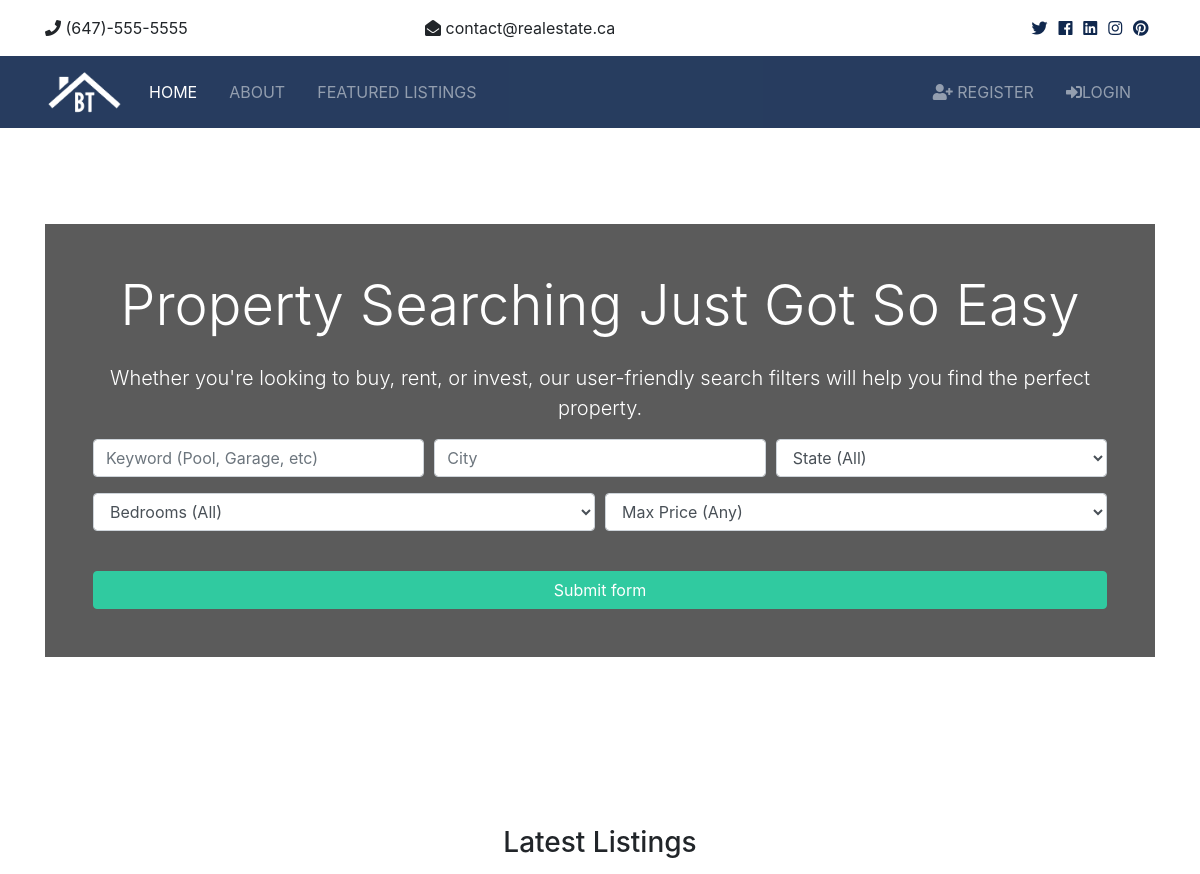
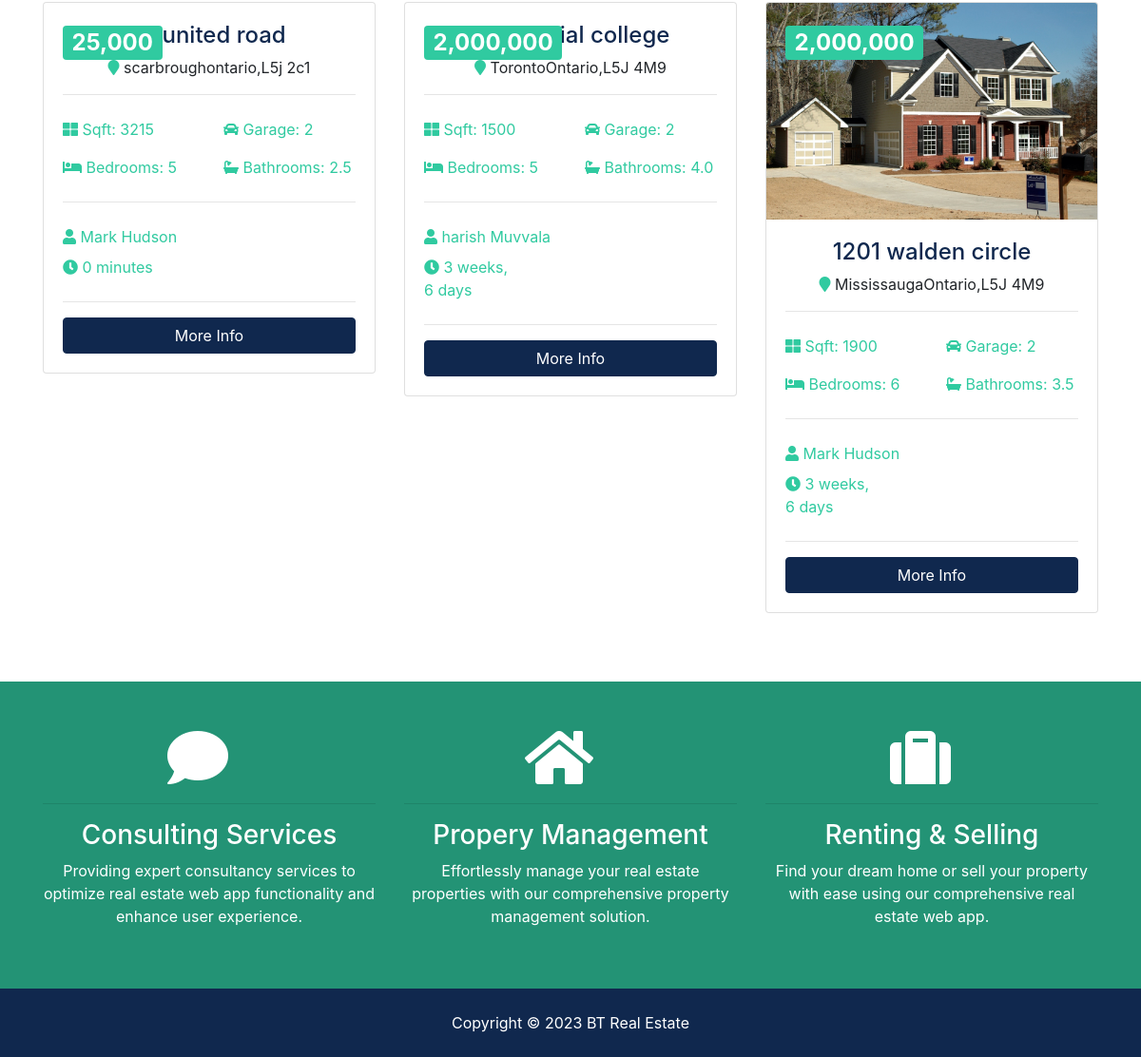
The page / on the database its author committed (2 pictures, top to bottom).
### listings/models.py (models this page shows, shortened)
class Listings(models.Model):
    realtor = models.ForeignKey(Realtor, on_delete=models.DO_NOTHING)
    title = models.CharField(max_length=200)
    city = models.CharField(max_length=100)
    state = models.CharField(max_length=50)
    zipcode = models.CharField(max_length=10)
    description = models.TextField()
    bedrooms = models.IntegerField()
    bathrooms = models.DecimalField(max_digits=2, decimal_places=1)
    garage = models.IntegerField(default=0)
    sqft = models.IntegerField()
    lot_size = models.DecimalField(max_digits=5, decimal_places=2)
    price = models.IntegerField(default=False)
    is_published = models.BooleanField(default=True)
    list_date = models.DateTimeField(default=datetime.now)
    photo_main = models.ImageField(upload_to='photos/%y/%m/%d')
    photo_1 = models.ImageField(upload_to='photos/%y/%m/%d', blank=True)
    photo_2 = models.ImageField(upload_to='photos/%y/%m/%d', blank=True)
    photo_3 = models.ImageField(upload_to='photos/%y/%m/%d', blank=True)
    photo_4 = models.ImageField(upload_to='photos/%y/%m/%d', blank=True)
    photo_5 = models.ImageField(upload_to='photos/%y/%m/%d', blank=True)
    photo_6 = models.ImageField(upload_to='photos/%y/%m/%d', blank=True)

### realtors/models.py (models this page shows)
class Realtor(models.Model):
    name=models.CharField(max_length=200)
    photo=models.ImageField(upload_to='photos/%y/%m/%d')
    discription=models.TextField()
    email=models.EmailField()
    phone=models.CharField(max_length=15)
    is_mvp=models.BooleanField(default=False)
    hire_date=models.DateTimeField(default=datetime.now)
    def __str__(self):
        return self.name

### pages/views.py (the view)
# urls.py: path('', views.home,name='home'),
def home(request):
    listings=Listings.objects.all().order_by('-list_date')[:3]
    context={'listings':listings,
             "state_choices":state_choices,
             "bedroom_choices":bedroom_choices,
             "price_choice":price_choice
             }
    return render(request,'pages/home.html',context)

### templates/pages/home.html (shortened to what this page needs)
{% extends 'pages/base.html' %}
{% load static %}
{% load humanize %}
{% block content%}
  <section id="showcase">
    <div class="container text-center">
      <div class="home-search p-5">
        <div class="overlay p-5">
          <h1 class="display-4 mb-4">
            Property Searching Just Got So Easy
          </h1>
          <p class="lead">Whether you're looking to buy, rent, or invest, our user-friendly search filters will help you find the perfect property.</p>
          <div class="search">
            <form action="{% url 'search'%}">
              <div class="form-row">
                <div class="col-md-4 mb-3">
                  <input type="text" name="keywords" class="form-control" placeholder="Keyword (Pool, Garage, etc)">
                </div>
                <div class="col-md-4 mb-3">
                  <input type="text" name="city" class="form-control" placeholder="City">
                </div>
                <div class="col-md-4 mb-3">
                  <select name="state" class="form-control">
                    <option selected="true" disabled="disabled">State (All)</option>
                  </select>
                </div>
              </div>
              <div class="form-row">
                <div class="col-md-6 mb-3">
                  <select name="bedrooms" class="form-control">
                    <option selected="true" disabled="disabled">Bedrooms (All)</option>
                  </select>
                </div>
                    <div class="col-md-6 mb-3">
                      <select name="price" class="form-control" id="type">
                        <option selected="true" disabled="disabled">Max Price (Any)</option>
                      </select>
                    </div>
                </div>
              <button class="btn btn-secondary btn-block mt-4" type="submit">Submit form</button>
            </form>
          </div>
        </div>
      </div>
    </div>
  </section>
  <section id="listings" class="py-5">
    <div class="container">
      <h3 class="text-center mb-3">Latest Listings</h3>
      <div class="row">
        {% for listing in listings %}
        <div class="col-md-6 col-lg-4 mb-4">
          <div class="card listing-preview">
            <img class="card-img-top" src={{listing.photo_main.url}} alt="">
            <div class="card-img-overlay">
              <h2>
                <span class="badge badge-secondary text-white">{{listing.price|intcomma}}</span>
              </h2>
            </div>
            <div class="card-body">
              <div class="listing-heading text-center">
                <h4 class="text-primary">{{listing.title}}</h4>
                <p>
                  <i class="fas fa-map-marker text-secondary"></i> {{listing.city}}{{listing.state}},{{listing.zipcode}}</p>
              </div>
              <hr>
              <div class="row py-2 text-secondary">
                <div class="col-6">
                  <i class="fas fa-th-large"></i> Sqft: {{listing.sqft}}</div>
                <div class="col-6">
                  <i class="fas fa-car"></i> Garage: {{listing.garage}}</div>
              </div>
              <div class="row py-2 text-secondary">
                <div class="col-6">
                  <i class="fas fa-bed"></i> Bedrooms: {{listing.bedrooms}}</div>
                <div class="col-6">
                  <i class="fas fa-bath"></i> Bathrooms: {{listing.bathrooms}}</div>
              </div>
              <hr>
              <div class="row py-2 text-secondary">
                <div class="col-6">
                  <i class="fas fa-user"></i> {{listing.realtor}}</div>
              </div>
              <div class="row text-secondary pb-2">
                <div class="col-6">
                  <i class="fas fa-clock"></i> {{listing.list_date|timesince}}</div>
              </div>
              <hr>
              <a href="listings/{{listing.id}} "class="btn btn-primary btn-block">More Info</a>
            </div>
          </div>
        </div>
        {% endfor%}
      </div>
    </div>
  </section>
  <section id="services" class="py-5 bg-secondary text-white">
    <div class="container">
      <div class="row text-center">
        <div class="col-md-4">
          <i class="fas fa-comment fa-4x mr-4"></i>
          <hr>
          <h3>Consulting Services</h3>
          <p>Providing expert consultancy services to optimize real estate web app functionality and enhance user experience.</p>
        </div>
        <div class="col-md-4">
          <i class="fas fa-home fa-4x mr-4"></i>
          <hr>
          <h3>Propery Management</h3>
          <p>Effortlessly manage your real estate properties with our comprehensive property management solution.</p>
        </div>
        <div class="col-md-4">
          <i class="fas fa-suitcase fa-4x mr-4"></i>
          <hr>
          <h3>Renting & Selling</h3>
          <p>Find your dream home or sell your property with ease using our comprehensive real estate web app.</p>
        </div>
      </div>
    </div>
  </section>
{% endblock %}

### st/static/css/all.css (style rules this page uses)
.fa, .fas, .far, .fal, .fab { -moz-osx-font-smoothing: grayscale; -webkit-font-smoothing: antialiased; display: inline-block; font-style: normal; font-variant: normal; text-rendering: auto; line-height: 1; }
.fa-4x { font-size: 4em; }
.fa-bath:before { content: "\f2cd"; }
.fa-bed:before { content: "\f236"; }
.fa-car:before { content: "\f1b9"; }
.fa-clock:before { content: "\f017"; }
.fa-comment:before { content: "\f075"; }
.fa-home:before { content: "\f015"; }
.fa-map-marker:before { content: "\f041"; }
.fa-suitcase:before { content: "\f0f2"; }
.fa-th-large:before { content: "\f009"; }
.fa-user:before { content: "\f007"; }
.fa, .fas { font-family: 'Font Awesome 5 Free'; font-weight: 900; }

### st/static/css/style.css (style rules this page uses)
.btn-secondary { color: #fff !important; }
img { width: 100%; }
#showcase { background: url(../img/showcase.jpg) no-repeat top center fixed/cover; position: relative; min-height: 650px; color: #fff; padding-top: 6rem; }
#showcase .home-search { min-height: 400px; position: relative; border-radius: 5px; }
#showcase .overlay { content: ''; position: absolute; top: 0; left: 0; min-height: 400px; width: 100%; background: rgba(51, 51, 51, 0.8); }
#services { background: url(../img/building.jpg) no-repeat top center fixed/cover; min-height: 300px; position: relative; overflow: hidden; }
#services::before { content: ''; position: absolute; top: 0; left: 0; min-height: 100%; width: 100%; background: rgba(32, 134, 107, 0.8); }
.listing-preview a { position: relative; }

### rows shown on the page
Listings: price "25,000", title "12 united road", city "scarbrough", state "ontario", zipcode "L5j 2c1", sqft "3215", garage "2", bedrooms "5", bathrooms "2.5", realtor "Mark Hudson", list_date "0 minutes"
Listings: price "2,000,000", title "centennial college", city "Toronto", state "Ontario", zipcode "L5J 4M9", sqft "1500", garage "2", bedrooms "5", bathrooms "4.0", realtor "harish Muvvala", list_date "3 weeks, 6 days"
Listings: photo_main (picture), price "2,000,000", title "1201 walden circle", city "Mississauga", state "Ontario", zipcode "L5J 4M9", sqft "1900", garage "2", bedrooms "6", bathrooms "3.5", realtor "Mark Hudson", list_date "3 weeks, 6 days"
